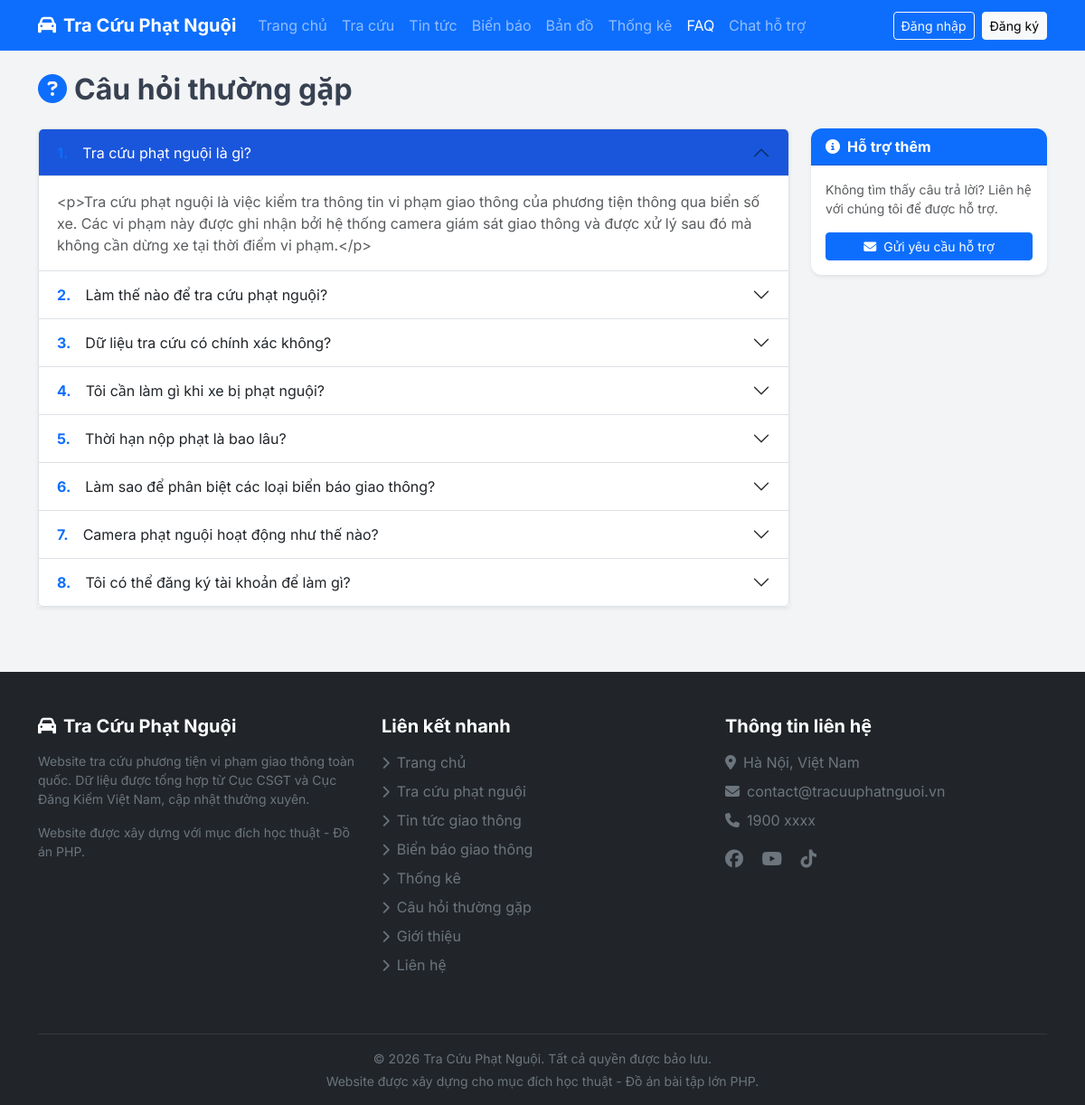
Page /faq on the committed database.
### tables this page shows
CREATE TABLE faqs (
    id INT AUTO_INCREMENT PRIMARY KEY,
    question VARCHAR(500) NOT NULL,
    answer TEXT NOT NULL,
    category VARCHAR(100) NULL,
    sort_order INT NOT NULL DEFAULT 0,
    status TINYINT NOT NULL DEFAULT 1
);

### app/core/Controller.php (called while the page is built, shortened)
<?php
class Controller
{
    protected function view(string $view, array $data = [], string $layout = 'client'): void
    {
        extract($data);
        $viewPath = __DIR__ . '/../views/' . $view . '.php';
        require $viewPath;
    }
}

### app/controllers/client/FaqController.php (called while the page is built, shortened)
<?php
class FaqController extends Controller
{
    public function index(): void
    {
        $faqModel = new Faq();
        $faqs = $faqModel->getActive();
        $this->view('client/faq/index', [
            'title' => 'Câu hỏi thường gặp',
            'faqs' => $faqs,
        ]);
    }
}

### public/index.php (called while the page is built, shortened)
<?php
spl_autoload_register(function (string $class): void {
    $prefix = 'App\\';
    $baseDir = __DIR__ . '/../app/';
    $relativeClass = substr($class, strlen($prefix));
    $parts = explode('\\', $relativeClass);
    $parts[0] = strtolower($parts[0]);
    if (count($parts) > 1 && $parts[0] === 'controllers') {
        $parts[1] = strtolower($parts[1]);
    }
    $file = $baseDir . implode('/', $parts) . '.php';
});
$router = new App\Core\Router();
$uri = $_SERVER['REQUEST_URI'] ?? '/';
$method = $_SERVER['REQUEST_METHOD'] ?? 'GET';
$router->dispatch($uri, $method);

### app/core/Database.php (called while the page is built, shortened)
<?php
class Database
{
    private static ?Database $instance = null;
    private \PDO $pdo;
    private function __construct()
    {
        $config = require __DIR__ . '/../../config/config.php';
        $dsn = sprintf(
            'mysql:host=%s;dbname=%s;charset=%s',
            $config['db_host'],
            $config['db_name'],
            $config['db_charset']
        );
        $this->pdo = new \PDO($dsn, $config['db_user'], $config['db_pass'], [
            \PDO::ATTR_ERRMODE            => \PDO::ERRMODE_EXCEPTION,
            \PDO::ATTR_DEFAULT_FETCH_MODE => \PDO::FETCH_ASSOC,
            \PDO::ATTR_EMULATE_PREPARES   => false,
        ]);
    }
    public static function getInstance(): self
    {
        if (self::$instance === null) {
            self::$instance = new self();
        }
        return self::$instance;
    }
    public function getConnection(): \PDO
    {
        return $this->pdo;
    }
}

### app/core/Model.php (called while the page is built, shortened)
<?php
class Model
{
    protected PDO $db;
    protected string $table = '';
    public function __construct()
    {
        $this->db = Database::getInstance()->getConnection();
    }
    public function all(array $conditions = [], string $orderBy = '', int $limit = 0, int $offset = 0): array
    {
        $sql = "SELECT * FROM {$this->table}";
        $params = [];
        if (!empty($conditions)) {
            $whereClauses = [];
            foreach ($conditions as $key => $value) {
                $whereClauses[] = "{$key} = :{$key}";
                $params[$key] = $value;
            }
            $sql .= ' WHERE ' . implode(' AND ', $whereClauses);
        }
        if (!empty($orderBy)) {
            $sql .= " ORDER BY {$orderBy}";
        }
        $stmt = $this->db->prepare($sql);
        $stmt->execute($params);
        return $stmt->fetchAll();
    }
}

### app/models/Faq.php (called while the page is built, shortened)
<?php
class Faq extends Model
{
    public function getActive(): array
    {
        return $this->all(['status' => 1], 'sort_order ASC');
    }
}

### app/views/client/faq/index.php (the view, shortened to what this page needs)
<div class="container py-4">
    <h2 class="fw-bold mb-4">
        <i class="fas fa-question-circle me-2 text-primary"></i>Câu hỏi thường gặp
    </h2>
    <?php if (empty($faqs)): ?>
        <div class="text-center py-5">
            <i class="fas fa-question-circle fa-4x text-muted mb-3"></i>
            <h4 class="text-muted">Chưa có câu hỏi nào</h4>
            <p class="text-muted">Vui lòng quay lại sau.</p>
        </div>
    <?php else: ?>
        <div class="row">
            <div class="col-lg-9">
                <div class="accordion shadow-sm" id="faqAccordion">
                    <?php foreach ($faqs as $index => $faq): ?>
                        <div class="accordion-item">
                            <h2 class="accordion-header">
                                <button class="accordion-button <?= $index > 0 ? 'collapsed' : '' ?>"
                                        type="button" data-bs-toggle="collapse"
                                        data-bs-target="#faq-<?= $faq['id'] ?>"
                                        aria-expanded="<?= $index === 0 ? 'true' : 'false' ?>">
                                    <span class="text-primary me-3 fw-bold"><?= $index + 1 ?>.</span>
                                    <?= htmlspecialchars($faq['question'], ENT_QUOTES, 'UTF-8') ?>
                                </button>
                            </h2>
                            <div id="faq-<?= $faq['id'] ?>"
                                 class="accordion-collapse collapse <?= $index === 0 ? 'show' : '' ?>"
                                 data-bs-parent="#faqAccordion">
                                <div class="accordion-body text-muted">
                                    <?= nl2br(htmlspecialchars($faq['answer'], ENT_QUOTES, 'UTF-8')) ?>
                                </div>
                            </div>
                        </div>
                    <?php endforeach; ?>
                </div>
            </div>
            <div class="col-lg-3 mt-4 mt-lg-0">
                <div class="card shadow-sm border-0">
                    <div class="card-header bg-primary text-white fw-bold">
                        <i class="fas fa-info-circle me-2"></i>Hỗ trợ thêm
                    </div>
                    <div class="card-body">
                        <p class="text-muted small">Không tìm thấy câu trả lời? Liên hệ với chúng tôi để được hỗ trợ.</p>
                        <a href="/lien-he" class="btn btn-primary btn-sm w-100">
                            <i class="fas fa-envelope me-2"></i>Gửi yêu cầu hỗ trợ
                        </a>
                    </div>
                </div>
            </div>
        </div>
    <?php endif; ?>
</div>

### app/core/Router.php (shortened to what this page needs)
<?php
class Router
{
    private array $routes = [];
    private function addRoute(string $method, string $uri, string $handler): void
    {
        $pattern = preg_replace('/\{([a-zA-Z_]+)\}/', '(?P<$1>[^/]+)', $uri);
        $pattern = '#^' . $pattern . '$#';
        $this->routes[] = [
            'method'  => $method,
            'pattern' => $pattern,
            'handler' => $handler,
        ];
    }
    public function dispatch(string $uri, string $method): void
    {
        $uri = parse_url($uri, PHP_URL_PATH);
        $uri = rtrim($uri, '/') ?: '/';
        foreach ($this->routes as $route) {
            if ($route['method'] !== strtoupper($method)) {
                continue;
            }
            if (preg_match($route['pattern'], $uri, $matches)) {
                $this->params = array_filter($matches, fn($key) => is_string($key), ARRAY_FILTER_USE_KEY);
                [$controllerPath, $action] = explode('@', $route['handler']);
                $controller = new $controllerClass();
                call_user_func_array([$controller, $action], array_values($this->params));
                return;
            }
        }
    }
}

### public/assets/css/style.css (style rules this page uses)
:root { --primary: #1a56db; --primary-dark: #1e40af; --success: #10b981; --warning: #f59e0b; --danger: #ef4444; --gray-100: #f3f4f6; --gray-700: #374151; --gray-900: #111827; }
body { font-family: 'Inter', 'Segoe UI', Tahoma, Geneva, Verdana, sans-serif; color: var(--gray-700); background: var(--gray-100); min-height: 100vh; display: flex; flex-direction: column; }
.card { border: none; border-radius: 12px; box-shadow: 0 1px 3px rgba(0,0,0,0.06); transition: transform 0.2s, box-shadow 0.2s; overflow: hidden; }
.accordion-button:not(.collapsed) { background: var(--primary); color: #fff; }

### rows in the picture
faqs: question "Tra cứu phạt nguội là gì?", answer "<p>Tra cứu phạt nguội là việc kiểm tra thông tin vi phạm giao thông của phương tiện thông qua biển số xe. Các vi phạm này được ghi nhận bởi hệ thống camera giám sát giao thông và được xử lý sau đó mà không cần dừng xe tại thời điểm vi phạm.</p>"
faqs: question "Làm thế nào để tra cứu phạt nguội?"
faqs: question "Dữ liệu tra cứu có chính xác không?"
faqs: question "Tôi cần làm gì khi xe bị phạt nguội?"
faqs: question "Thời hạn nộp phạt là bao lâu?"
faqs: question "Làm sao để phân biệt các loại biển báo giao thông?"
faqs: question "Camera phạt nguội hoạt động như thế nào?"
faqs: question "Tôi có thể đăng ký tài khoản để làm gì?"
